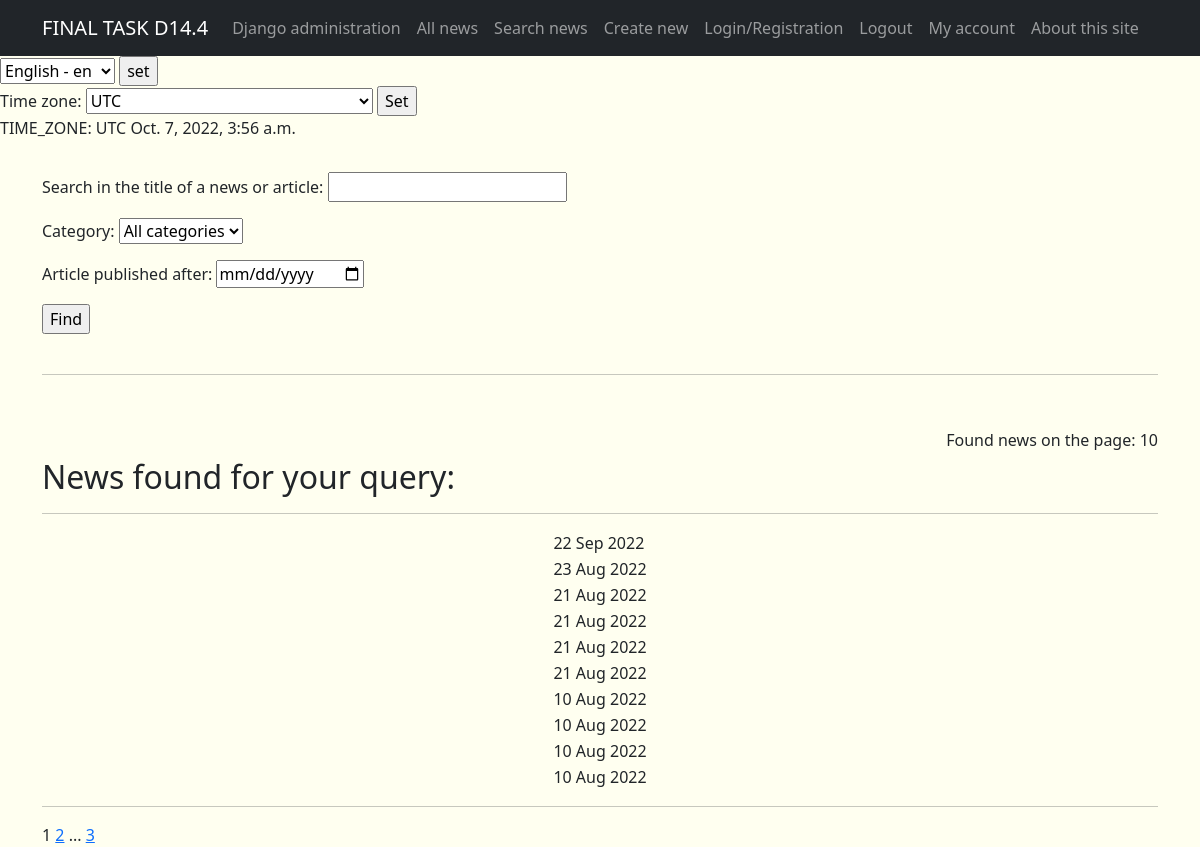
The app's page /news/search/ with its own data.
### news/models.py (models this page shows, shortened)
class Post(models.Model):
    NEWS = 'NW'
    ARTICLE = 'AT'
    CHOISE_NW_AT = [
        (NEWS, pgettext_lazy('New', 'New')),
        (ARTICLE, pgettext_lazy('Artiсle','Artiсle'))
    ]
    author = models.ForeignKey(
        Author, on_delete=models.CASCADE,
        verbose_name=pgettext_lazy('Author name', 'Author name')
    )
    type_of_post = models.CharField(
        max_length=2,
        default=NEWS,
        choices=CHOISE_NW_AT,
        verbose_name=pgettext_lazy('Post type', 'Post type')
    )
    post_create_datetime = models.DateTimeField(
        auto_now_add=True,
        verbose_name=pgettext_lazy('Time and date of publication', 'Time and date of publication'),
        help_text=_('Time and date of publication')
    )
    post_category = models.ManyToManyField(
        Category, through='PostCategory',
        related_name='posts',
        verbose_name=pgettext_lazy('This is category of post', 'Post category')
    )
    post_title = models.CharField(
        max_length=128,
        verbose_name=pgettext_lazy('Post title', 'Post title')
    )
    post_text = models.TextField(
        verbose_name=pgettext_lazy('The content of the post', 'The content of the post')
    )
    post_rating = models.IntegerField(
        default=0,
        verbose_name=pgettext_lazy('The rating of the post', 'The rating of the post'),
        help_text=_('The rating of the post')
    )
    is_updated = models.BooleanField(
        default=False
    )
    is_new = models.BooleanField(
        default=True,
        help_text=_('Is this article new?')
    )
    def get_absolute_url(self):
        return reverse('new_detail', args=[str(self.id)])

### news/views.py (the view)
# urls.py: path('search/', PostSearch.as_view(), name='news_search'),
class PostSearch(ListView):
    model = Post
    ordering = '-post_create_datetime'
    template_name = 'search.html'
    context_object_name = 'search'
    paginate_by = 10
    def get_queryset(self):
        queryset = super().get_queryset()
        self.filterset = PostFilter(self.request.GET, queryset)
        return self.filterset.qs
    def get_context_data(self, **kwargs):
        context = super().get_context_data(**kwargs)
        context['filterset'] = self.filterset
        return context

### news/context_processors.py (called while the page is built)
def navigate_context(request):
    current_time = timezone.datetime.now().astimezone() #+ timezone.timedelta(hours=3)
    c_t_h = (timezone.datetime.now().astimezone() + timezone.timedelta(hours=3)).hour
    news = Post.objects.all()
    context = {
        'current_time': current_time,
        'c_t_h': c_t_h,
        'timezones': pytz.common_timezones,
        'news': news,
    }
    return context

### news/models.py (called while the page is built)
    def __str__(self):
        return self.name

### news/templatetags/custom_filters.py (called while the page is built)
@register.filter()
def makegoodwords(value):
    new_value = keyword_processor.replace_keywords(value)
    return new_value

### templates/search.html (shortened to what this page needs)
{% extends 'flatpages/default.html' %}
{% load i18n %}
{% load tz %}
{% load custom_filters %}
{% block content %}
   <form align='' action="" method="get">
       <p>{{ filterset.form.as_p }}</p>
       <input type="submit" value={% trans "Find" %}>
   </form>
    <p>&nbsp;</p>
    <hr>
    <p>&nbsp;</p>
    <h6 align='right'>{% trans "Found news on the page: " %} {{search|length}}</h6>
    <h2>{% trans "News found for your query: " %}</h2>
    <hr>
    {% if search %}
        <table align='center' border="0" cellspacing="0">
           {% for s in search %}
                <tr align="left">
                    <td> <a href="{{ s.get_absolute_url }}"> {{ s.post_title|makegoodwords}} </a></td>
                    <td>{{ s.post_create_datetime|date:'d M Y' }}</td>
                    <td>{{ s.post_text|truncatechars:20|makegoodwords }}</td>
                </tr>
            {% endfor %}
        </table>
    {% else %}
        <h3>% trans "No news was found matching your search!" %}</h3>
    {% endif %}
    <hr>
   {{ page_obj.number }}
   {% if page_obj.has_next %}
       <a href="?page={{ page_obj.next_page_number }}">{{ page_obj.next_page_number }}</a>
       {% if paginator.num_pages != page_obj.next_page_number %}
           ...
           <a href="?page={{ page_obj.paginator.num_pages }}">{{ page_obj.paginator.num_pages }}</a>
       {% endif %}
   {% endif %}
{% endblock content %}

### records on screen
Post: post_create_datetime "22 Sep 2022"
Post: post_create_datetime "23 Aug 2022"
Post: post_create_datetime "21 Aug 2022"
Post: post_create_datetime "21 Aug 2022"
Post: post_create_datetime "21 Aug 2022"
Post: post_create_datetime "21 Aug 2022"
Post: post_create_datetime "10 Aug 2022"
Post: post_create_datetime "10 Aug 2022"
Post: post_create_datetime "10 Aug 2022"
Post: post_create_datetime "10 Aug 2022"

### other values on screen
{{ TIME_ZONE }} "UTC"
{{ current_time|timezone:TIME_ZONE }} "Oct. 7, 2022, 3:56 a.m."
{{ search|length }} "10"
{{ page_obj.number }} "1"
{{ page_obj.next_page_number }} "2"
{{ page_obj.paginator.num_pages }} "3"
form field language "English - en"
form field timezone "UTC"
